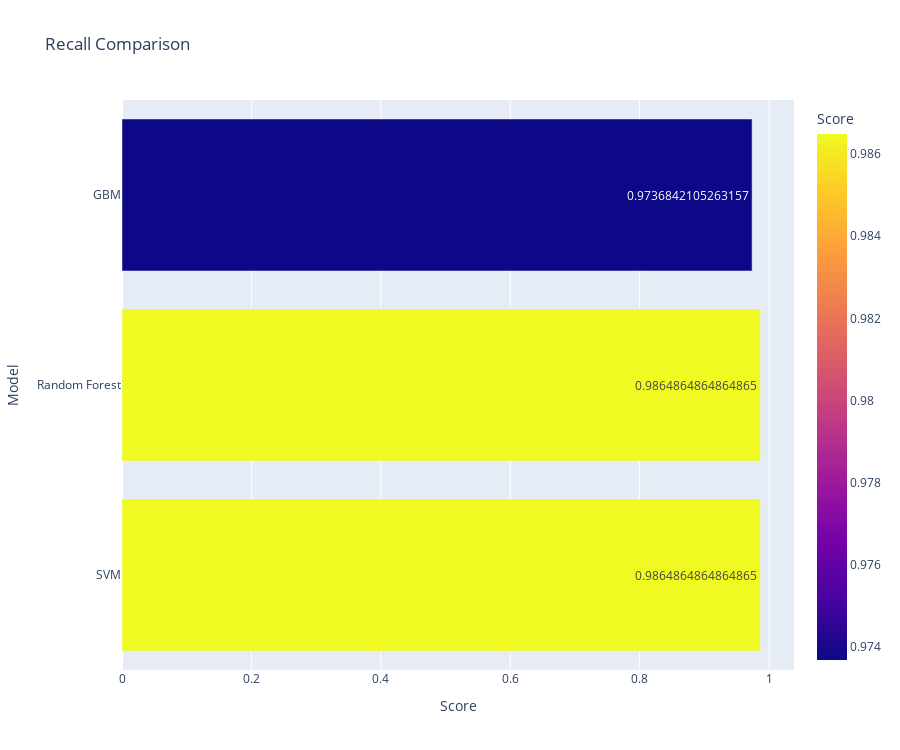

Here is the notebook cell this chart was saved with:
### Code cell
fig = px.bar(data_frame = recall_sorted, x='Score', y='Model', color='Score', 
             title='Recall Comparison', text='Score', 
             width=900, height=750)
fig.show()

### Figure 1 — Plotly figure (JSON) as saved in the notebook; plotly's stock layout.template omitted (floating-point values rounded to 4 significant figures)
{"data": [{"alignmentgroup": "True", "hovertemplate": "Score=%{marker.color}<br>Model=%{y}<extra></extra>", "legendgroup": "", "marker": {"color": [0.9865, 0.9865, 0.9737], "coloraxis": "coloraxis", "pattern": {"shape": ""}}, "name": "", "offsetgroup": "", "orientation": "h", "showlegend": false, "text": [0.9865, 0.9865, 0.9737], "textposition": "auto", "type": "bar", "x": [0.9865, 0.9865, 0.9737], "xaxis": "x", "y": ["SVM", "Random Forest", "GBM"], "yaxis": "y"}], "layout": {"barmode": "relative", "coloraxis": {"colorbar": {"title": {"text": "Score"}}, "colorscale": [[0, "#0d0887"], [0.1111, "#46039f"], [0.2222, "#7201a8"], [0.3333, "#9c179e"], [0.4444, "#bd3786"], [0.5556, "#d8576b"], [0.6667, "#ed7953"], [0.7778, "#fb9f3a"], [0.8889, "#fdca26"], [1, "#f0f921"]]}, "height": 750, "legend": {"tracegroupgap": 0}, "title": {"text": "Recall Comparison"}, "width": 900, "xaxis": {"anchor": "y", "domain": [0, 1], "title": {"text": "Score"}}, "yaxis": {"anchor": "x", "domain": [0, 1], "title": {"text": "Model"}}}}
